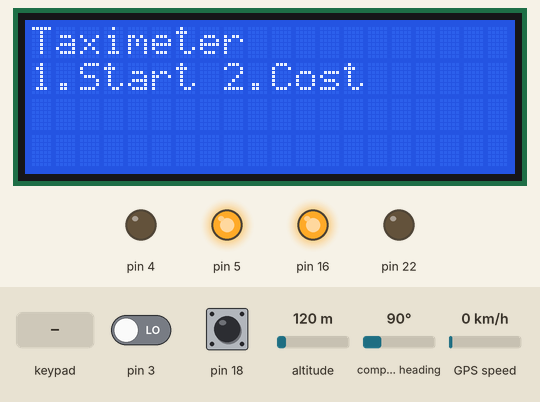
Simulated run of this sketch. Board: Arduino Mega 2560, built with avr-gcc and run on an emulated ATmega2560. Shown: 20×4 character LCD, output pins drawn as LEDs (lit = HIGH). Dashed ring = blinking. The inputs (shaded band) are chosen by the test bench; at power-on: pin 3 LOW, pin 18 LOW, altitude 120 m, compass heading 90°, GPS speed 0 km/h. The GPS gets a fix after 3 s at 37.7749, -122.4194 with 8 satellites.

Above: at 1.8 s.
1.9 s: keypad keys 1 3 1 2 1 1 pressed 0.4 s apart
At 3.2 s:
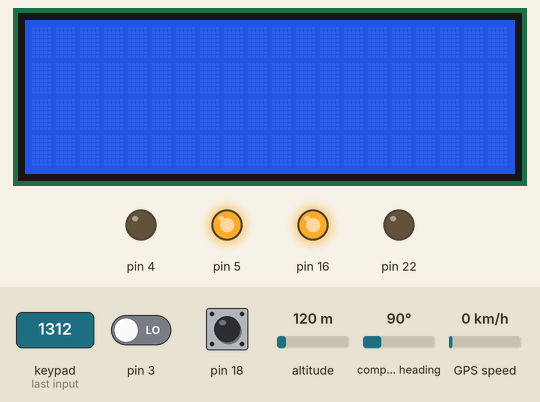
5.8 s: pin 3 driven HIGH
At 7.3 s:
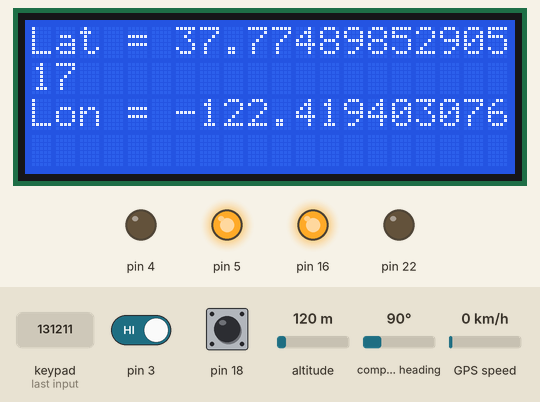
7.4 s: pin 18 driven HIGH
At 8.4 s:
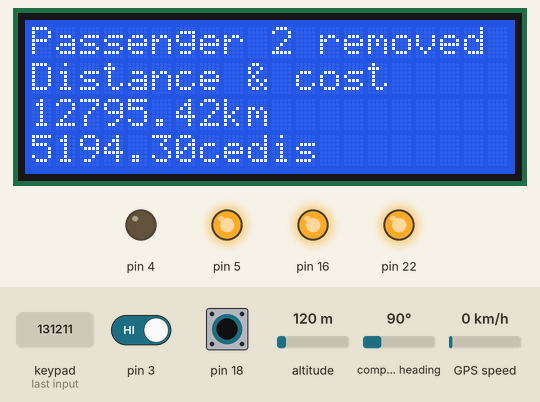
9.5 s: pin 18 pulsed LOW 5 times (0.12 s each, 0.3 s apart)
At 12.5 s:
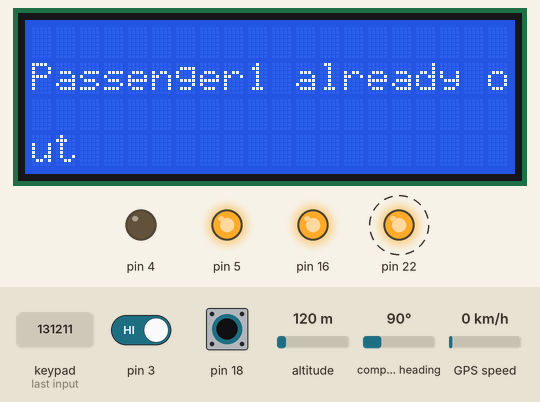
Timing chart, 0 to 14.1 s (numbered marks = the images above; inputs shaded):
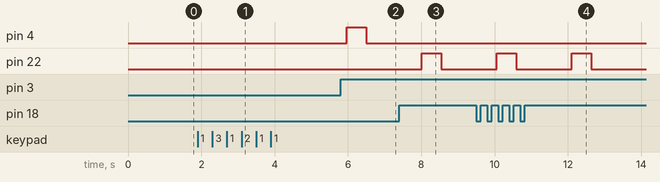

Measured:
- after the input at 1.9 s, the display: first changes at once (image 1 shows a later state)
- after the input at 5.8 s, pin 4: LOW → HIGH after 0.17 s, → LOW 0.53 s later; the display: first differs from a run without the input after 0.19 s (image 2 shows a later state)
- after the input at 7.4 s, pin 22: LOW → HIGH after 0.61 s, → LOW 0.53 s later; the display: first differs from a run without the input after 0.64 s (image 3)
- after the input at 9.5 s, pin 22: alternates HIGH for 0.53 s and LOW for 1.5 s, 4 changes in all, then stays LOW, starting after 0.55 s; the display: first differs from a run without the input after 0.59 s (image 4 shows a later state)
- what the display in image 3 shows lasts 0.5 s, from 8.0 s to 8.5 s

The sketch:

Taximeterv2.1.ino
```cpp
#include<LiquidCrystal.h>
#include<TinyGPS.h>
#include<Keypad.h>
#include<GSM.h>

//Create GSM parameters

//Create GSPS parameters
TinyGPS gps;
//Create bufffers for each possible passenger
float flat [4];
float flon [4];
float flat1 [4];
float flon1 [4];
float bLat,bLon,bLat1,bLon1;
unsigned long int age,age1;
float distance [4] = {0,0,0,0};
float cost [4] = {0,0,0,0};
//Create Checker for each passenger
int checker [4] = {0,0,0,0};
bool onBoard [4] ={false,false,false,false};
bool stop = false;
char buff;
bool correct = false;
int numberOnBoard = 0;
float cost_per_km = 0.40595;

//InitializeLCD
LiquidCrystal lcd(A0,A1,A2,A3,A4,A5);

//Initialize Keypad
const byte ROWS = 4; //four rows
const byte COLS = 3; //three columns
char keys[ROWS][COLS] = {
    {'1','2','3'},
    {'4','5','6'},
    {'7','8','9'},
    {'*','0','#'}
};

byte rowPins[ROWS] = {9,8,7,6}; //connect to the row pinouts of the keypad
byte colPins[COLS] = {13, 12, 11}; //connect to the column pinouts of the keypad
Keypad keypad = Keypad( makeKeymap(keys), rowPins, colPins, ROWS, COLS );
char key;

volatile bool state = false;
volatile bool stop1 = false;
int stop_check = 0;

void setup(){
  //begin Serial
  Serial3.begin(9600);
  //Connect to server and get new rates
  lcd.begin(20,4);
  lcd.print("Connecting to site");
  //Do neccessary stuff
  delay(500);
  lcd.clear();
  lcd.setCursor(0,1);
  lcd.print("Connection complete");
  delay(100);
  lcd.clear();
  //Interrupts n LED part
  pinMode(4,OUTPUT);
  digitalWrite(4,LOW);
  pinMode(22,OUTPUT);
  digitalWrite(22,LOW);
  //Setup Interrupts
  pinMode(3,INPUT);
  pinMode(18,INPUT);
  pinMode(5,OUTPUT);
  pinMode(16,OUTPUT);
  digitalWrite(5,HIGH);
  digitalWrite(16,HIGH);
  pinMode(5,OUTPUT);
  digitalWrite(5,HIGH);
  attachInterrupt(1,add,CHANGE);
  attachInterrupt(5,end_Session,CHANGE);
  //Prompt User
  lcd.print("Taximeter");
  lcd.setCursor(0,1);
  lcd.println("1.Start 2.Cost");
  }
  void loop(){
    interrupts();
    //get user's choice
    key = keypad.waitForKey();
    lcd.clear();

      switch(key){
    case '1':
      lcd.clear();
      lcd.print("Enter number of passenger");
      lcd.setCursor(0,1);
      lcd.print("After this prompt");
      while(!correct)
      {
      buff = keypad.waitForKey();
      switch(buff){
        case '1':
             numberOnBoard = 1;
             correct = true;
             break;
        case '2':
             numberOnBoard = 2;
             correct = true;
             break;
        case '3':
             numberOnBoard = 3;
             correct = true;
             break;
        case '4':
             numberOnBoard = 4;
             correct = true;
             break;
        default:
            lcd.clear();
            lcd.print("Please enter correct number");
            delay(200);
      }
      }
      if(correct){
        lcd.clear();
      lcd.print("Session Starting");
      delay(100);
      start();
      }
      break;
    case '2':
    for(int i =0; i < 4; i++){
        lcd.clear();
        lcd.print(i+1);lcd.print(".Distance covered in ");
        lcd.setCursor(0,1);
        lcd.print(" km & cost in cedis");
        lcd.setCursor(0,2);
        lcd.print(distance[i]/1000); lcd.print(" km");
        lcd.setCursor(0,3);
        lcd.print(act_cost(distance[i])); lcd.print(" cedis");
        delay(1000);
      }
      break;

  }
 }

void start(){
  //Create new variables
  bool newData = false;
  unsigned long chars;
  stop = false;
  for(int i = 0; i < numberOnBoard; i++){
  onBoard[i] = true;
  }
  while(!stop){
    lcd.clear();
    //Check serial every 0.5 seconds to see if there is new data
    for(unsigned long start = millis(); millis() -start < 500;)
    {
      while(Serial3.available())
      {
        char c = Serial3.read();
        if(gps.encode(c))
        newData = true;
      }
    }


    if(newData){
          gps.f_get_position(&bLat, &bLon, &age);
          lcd.print("Lat = ");
          lcd.print(bLat == TinyGPS::GPS_INVALID_F_ANGLE ? 0.0 : bLat, 11);
          Serial3.print("\n");
          lcd.print("Lon = ");
          lcd.print(bLon == TinyGPS::GPS_INVALID_F_ANGLE ? 0.0 : bLon, 11);
          lcd.println("\n");
          delay(1000);
    }

    //Check each passenger to see if this is their first coordinate
    for(int i = 0; i < 4 ; i++){
      if(onBoard [i]== false){
        continue;
      }
      else{
      if(checker[i] = 0)
      {
        flat[i] = bLat;
        flon[i] = bLon;
        checker[i] = checker[i] + 1;
      }

      else{
        flat1[i] = bLat;
        flon1[i] = bLon;
        //Calculate Distance
        distance [i]=calc_dist(flat[i],flon[i],flat1[i],flon1[i])+ distance[i];
        flat[i] = flat1 [i];
        flon[i] = flon1 [i];
      }
    }
    }
   if(state){
   addPassenger();
   state = false;
   digitalWrite(4,LOW);
   }

   if(stop1){
     Stop();
     stop1=false;
     digitalWrite(22,LOW);

     if(numberOnBoard <= 0){
       stop = true;
       lcd.clear();
       lcd.print("1.Start 2.Cost");
     }
   }
}
}
void add(){
  if(digitalRead(3))
  state = true;
}

void addPassenger(){
  //When LED lights///user can choose option
  digitalWrite(4,HIGH);
  lcd.clear();
  key = keypad.waitForKey();
  state = false;
  switch(key){
     case '1':
           if(!onBoard[0]){
           onBoard[0] = true;
           distance[0] = 0;
           numberOnBoard++;
           lcd.setCursor(0,1);
           lcd.print("Passenger 1 added");
           delay(500);
           }
           else
           {
             lcd.setCursor(0,1);
             lcd.print("Passenger already in");
             delay(500);
           }
           break;
    case '2':
           if(!onBoard[1]){
           onBoard[1] = true;
           distance[1] = 0;
           numberOnBoard++;
           lcd.setCursor(0,1);
           lcd.print("Passenger 2 added");
           delay(500);
           }
           else
           {
             lcd.setCursor(0,1);
             lcd.print("Passenger already in");
             delay(500);
           }
           break;
    case '3':
           if(!onBoard[2]){
           onBoard[2] = true;
           distance[2] = 0;
           numberOnBoard++;
           lcd.setCursor(0,1);
           lcd.print("Passenger 3 added");
           delay(500);
           }
           else
           {
             lcd.setCursor(0,1);
             lcd.print("Passenger already in");
             delay(500);
           }
           break;
     case '4':
           if(!onBoard[3]){
           onBoard[3] = true;
           distance[3] = 0;
           numberOnBoard++;
           lcd.setCursor(0,1);
           lcd.print("Passenger 4 added");
           delay(500);
           }
           else
           {
             lcd.setCursor(0,1);
             lcd.print("Passenger already in");
             delay(500);
           }
           break;

}
}

//Function for distance calculation
float calc_dist(float flat1, float flon1, float flat2, float flon2){
float dist_calc=0;
float dist_calc2=0;
float diflat=0;
float diflon=0;

//Create buffers for holding radians of coordinates
float radian_flat1,radian_flat2;

//I've to spplit all the calculation in several steps. If i try to do it in a single line the arduino will explode.
diflat=radians(flat2-flat1);
radian_flat1=radians(flat1);
radian_flat2=radians(flat2);
diflon=radians((flon2)-(flon1));

dist_calc = (sin(diflat/2.0)*sin(diflat/2.0));
dist_calc2= cos(radian_flat1);
dist_calc2*=cos(radian_flat2);
dist_calc2*=sin(diflon/2.0);
dist_calc2*=sin(diflon/2.0);
dist_calc +=dist_calc2;

dist_calc=(2*atan2(sqrt(dist_calc),sqrt(1.0-dist_calc)));

dist_calc*=6371000.0; //Converting to meters
//Serial.println(dist_calc);
return dist_calc;
}

void Stop(){
  //When LED lights///user can choose option
  digitalWrite(22,HIGH);
  lcd.clear();
  key= keypad.waitForKey();
  switch(key){
         case '1':
               if(onBoard[0]){
               onBoard[0] = false;
               numberOnBoard--;
               lcd.print("Passenger1 removed");
               lcd.setCursor(0,1);
               lcd.print("Distance & cost");
               lcd.setCursor(0,2);
               lcd.print(distance[0]); lcd.print("km ");
               lcd.setCursor(0,3);
               cost[0]=act_cost(distance[0]);
               lcd.print(cost[0]); lcd.print("cedis ");
               distance[0] = 0;
               flat[0]= 0; flat1[0] = 0;
               flon[0] = 0; flon1 [0] = 0;
               checker [0] = 0;
               delay(500);
               }
               else
               {
                 lcd.setCursor(0,1);
                 lcd.print("Passenger1 already out");
                 delay(500);
               }
               break;
        case '2':
               if(onBoard[1]){
               onBoard[1] = false;
               numberOnBoard--;
               lcd.print("Passenger 2 removed");
               lcd.setCursor(0,1);
               lcd.print("Distance & cost");
               lcd.setCursor(0,2);
               lcd.print(distance[1]/1000); lcd.print("km ");
               lcd.setCursor(0,3);
               cost[1]=act_cost(distance[1]);
               lcd.print(cost[1]); lcd.print("cedis ");
               distance[1] = 0;
               flat[1]= 0; flat1[1] = 0;
               flon[1] = 0; flon1[1] = 0;
               checker [1] = 0;
               delay(500);
               }
               else
               {
                 lcd.setCursor(0,1);
                 lcd.print("Passenger2 already out");
                 delay(500);
               }
               break;
        case '3':
               if(onBoard[2]){
               onBoard[2] = false;
               numberOnBoard--;
               lcd.print("Passenger3 removed");
               lcd.setCursor(0,1);
               lcd.print("Distance & cost");
               lcd.setCursor(0,2);
               lcd.print(distance[2]/1000); lcd.print("km ");
               lcd.setCursor(0,3);
               cost[2]=act_cost(distance[2]);
               lcd.print(cost[2]); lcd.print("cedis ");
               distance[2] = 0;
               flat[2]= 0; flat1[2] = 0;
               flon[2] = 0; flon1 [2] = 0;
               checker [2] = 0;
               delay(500);
               }
               else
               {
                 lcd.setCursor(0,1);
                 lcd.print("Passenger3 already out");
                 delay(500);
               }
               break;
         case '4':
               if(onBoard[3]){
               onBoard[3] = false;
               numberOnBoard--;
               lcd.print("Passenger 4 removed");
               lcd.setCursor(0,1);
               lcd.print("Distance & cost");
               lcd.setCursor(0,2);
               lcd.print(distance[3]/1000); lcd.print("km ");
               cost[3]=act_cost(distance[3]);
               lcd.setCursor(0,3);
               lcd.print(cost[3]); lcd.print("cedis ");
               distance[3] = 0;
               flat[3]= 0; flat1[3] = 0;
               flon[3] = 0; flon1[3] = 0;
               checker[3] = 0;
               delay(500);
               }
               else
               {
                 lcd.setCursor(0,1);
                 lcd.print("Passenger4 already out");
                 delay(500);
               }
               break;
         case '#':
             for(int i = 0; i< 4; i++)
             {
               onBoard[i] = false;
               checker[i] = 0;
               flon[i] = 0; flon1[i] = 0;
               flat[i] = 0; flat1[i] = 0;
             }
             numberOnBoard = 0;
             lcd.print("All removed");
             delay(500);
             break;
         default:
           lcd.print("Option Invalid");
           delay(500);
           break;

}
}

//Function for cost
float act_cost(float distance1)
{
 float km_cost = 0;
 float m_cost = 0;
 km_cost = cost_per_km*(distance1/1000);
 //m_cost = km_cost/1000;
 return km_cost;
}

void end_Session(){
  if(digitalRead(18))
    {
      stop1 = true;
    }
}
```
